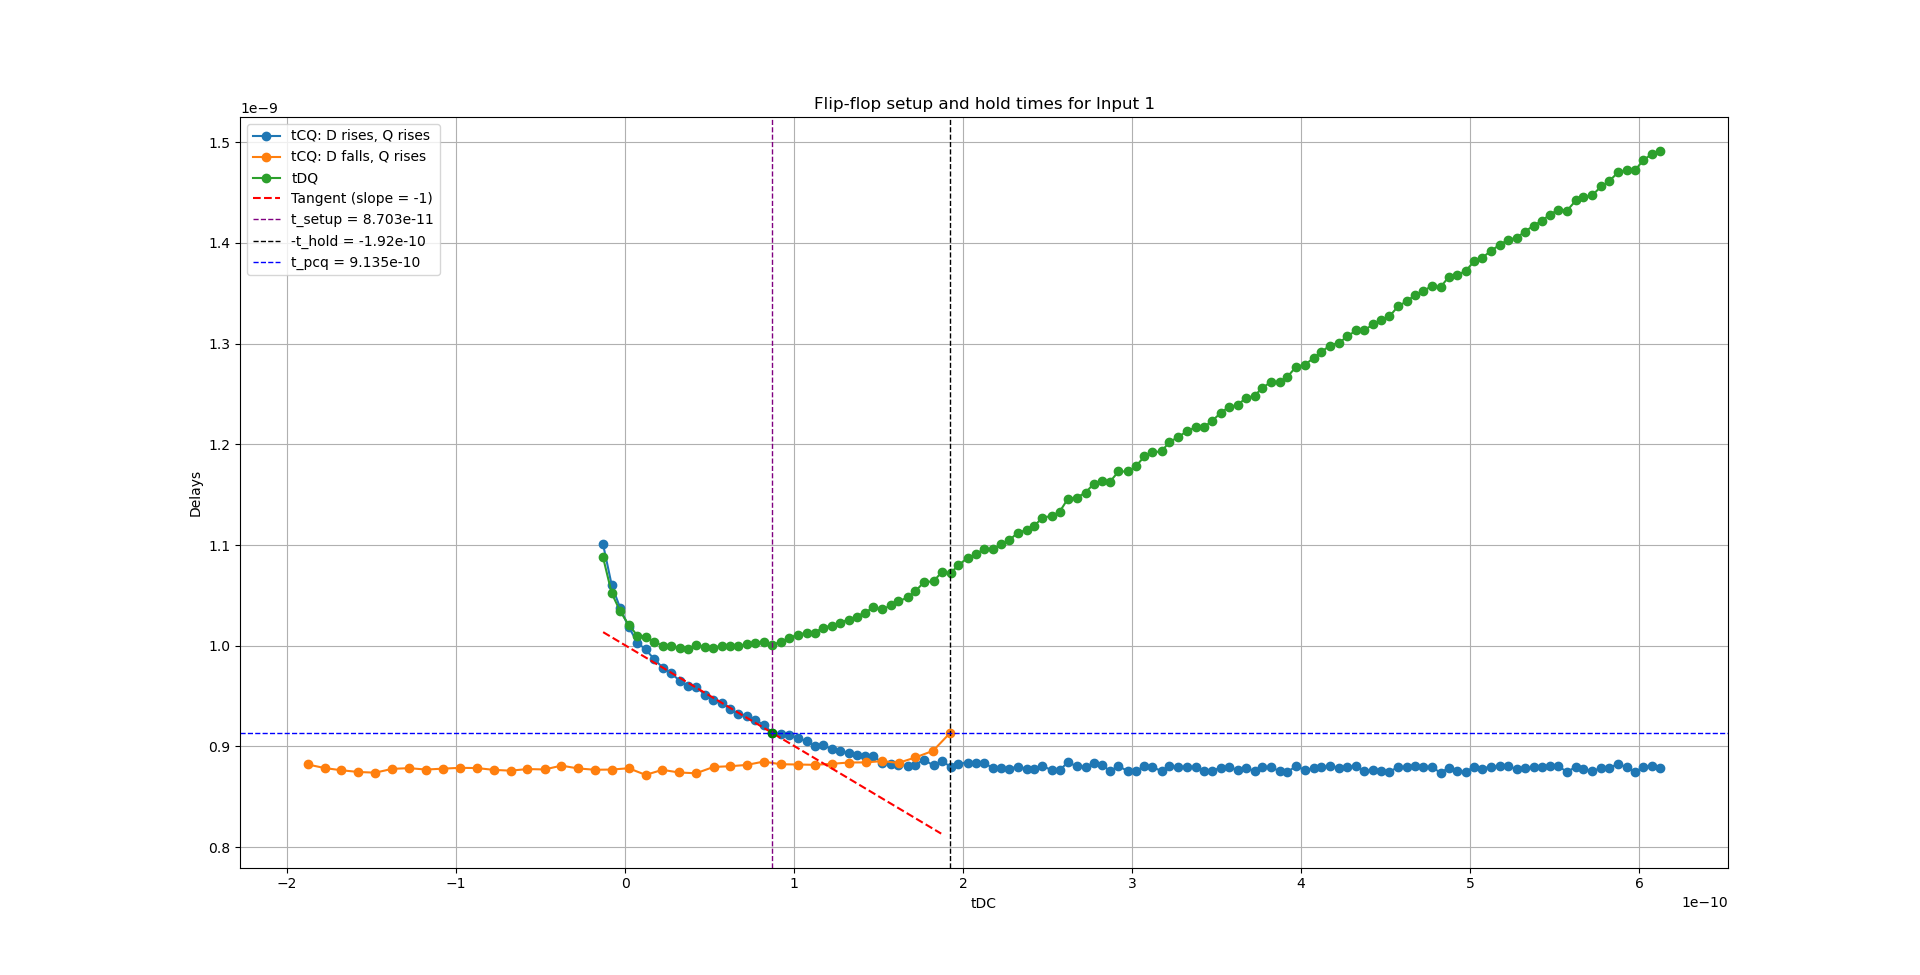

Reproduce this figure in Python.
import matplotlib.pyplot as plt
import pandas as pd
import numpy as np

# Cargar datos desde archivo de texto
data = pd.read_csv('delays_0_to_1/delays_0_to_1.csv', delim_whitespace=True)
data_hold = pd.read_csv('delays_0_to_1_hold/delays_0_to_1_hold.csv', delim_whitespace=True)

# Extraer datos relevantes
tDC = data['tdc']
tCQ = data['tcq']
tDQ = data['tdq']

tDC_hold = data_hold['tdc']
tCQ_hold = data_hold['tcq']
tDQ_hold = data_hold['tdq']

# Calcular la derivada de tCQ con respecto a tDC
dtCQ_dtDC = np.gradient(tCQ, tDC)

# Encontrar el índice donde la pendiente es aproximadamente -1
index_slope_neg1 = np.argmin(np.abs(dtCQ_dtDC + 1))

# Obtener los valores correspondientes de tDC y tCQ
tDC_slope_neg1 = tDC.iloc[index_slope_neg1]
tCQ_slope_neg1 = tCQ.iloc[index_slope_neg1]

# Calcular la ecuación de la línea tangente en ese punto
slope = -1
x_tangent = np.linspace(tDC_slope_neg1 - 1e-10, tDC_slope_neg1 + 1e-10, 100)
y_tangent = tCQ_slope_neg1 + slope * (x_tangent - tDC_slope_neg1)


# Graficar
plt.figure(figsize=(8, 6))
plt.plot(tDC, tCQ, marker='o', label='tCQ: D rises, Q rises')
plt.plot(tDC_hold, tCQ_hold, marker='o', label='tCQ: D falls, Q rises')
plt.plot(tDC, tDQ, marker='o', label='tDQ')

# Graficar la línea tangente
plt.plot(x_tangent, y_tangent, linestyle='--', color='red', label='Tangent (slope = -1)')

# Resaltar el punto donde la pendiente es -1
plt.plot(tDC_slope_neg1, tCQ_slope_neg1, 'go')
plt.axvline(x=tDC_slope_neg1, color='purple', linestyle='--', linewidth=1, label=f't_setup = {tDC_slope_neg1}')
plt.axvline(x=1.92e-10, color='black', linestyle='--', linewidth=1, label='-t_hold = -1.92e-10')

plt.axhline(y=tCQ_slope_neg1, color='b', linestyle='--', linewidth=1, label=f't_pcq = {tCQ_slope_neg1}')

plt.title('Flip-flop setup and hold times for Input 1')
plt.xlabel('tDC')
plt.ylabel('Delays')
plt.grid(True)
plt.legend()
plt.show()
